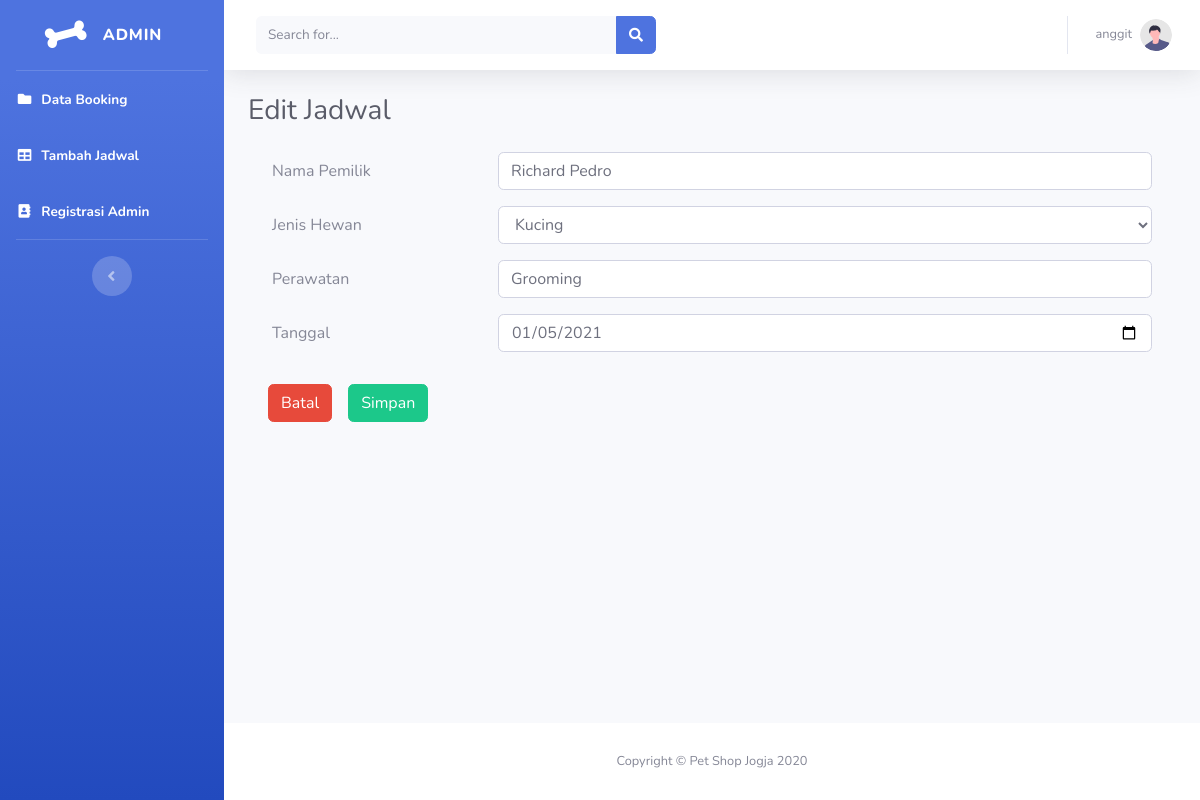
Screenshot of /petshop/edit.php?id=8 (signed in) with the database file from the repository.
### tables this page shows
CREATE TABLE `jadwal` (
  `id` int(11) NOT NULL,
  `pemilik` varchar(35) NOT NULL,
  `hewan` varchar(35) NOT NULL,
  `perawatan` varchar(50) NOT NULL,
  `tanggal` date NOT NULL
);

### petshop/includes/functions.php (called while the page is built, shortened)
<?php
    $conn = mysqli_connect("localhost", "root", "", "pet_shop");
    function query($query){
        global $conn;
        $jadwal = mysqli_query($conn, $query);
        $result = [];
        while($row = mysqli_fetch_assoc($jadwal)){
            $result[] = $row;
        }
        return $result;
    }
?>

### petshop/edit.php (the view, shortened to what this page needs)
<?php
include('includes/functions.php');
include('includes/header.php');
include('includes/navbar.php');
include('includes/topbar.php');
$jadwal_id = $_GET["id"];
$jadwal = query("SELECT * FROM jadwal WHERE id = $jadwal_id")[0];
?>
<div class="container-fluid">
<div class="d-sm-flex align-items-center justify-content-between mb-4">
    <h1 class="h3 mb-0 pl-10 text-gray-800">Edit Jadwal</h1>
</div>
<div class="container">
<form action="#" method="post">
 		<div class="form-group row">
			<label class="col-md-3 col-form-label" for="pemilik">Nama Pemilik</label>
 			<div class="col-md" >
  				<input class="form-control" type="text" name="pemilik" id="pemilik" placeholder="Nama Pemilik Hewan" value="<?= $jadwal["pemilik"]; ?>" required>
 			</div>
         </div>
         <div class="form-group row">
	 		<label class="col-sm-3 col-form-label" for="hewan">Jenis Hewan</label>
	 		<div class="col-md">
				<select class="form-control" name="hewan" id="hewan">
				<option value="<?= $jadwal["hewan"]; ?>" ><?= $jadwal["hewan"]; ?></option>
	   		    </select>
           </div>
         </div>
         <div class="form-group row">
			<label class="col-md-3 col-form-label" for="perawatan">Perawatan</label>
 			<div class="col-md" >
  				<input class="form-control" type="text" name="perawatan" id="perawatan" placeholder="Tipe Perawatan" value="<?= $jadwal["perawatan"]; ?>" required>
            </div>
        </div>
        <div class="form-group row">
        <label class="col-md-3 col-form-label" for="tanggal">Tanggal</label>
            <div class="col-md" >
                <input class="form-control" type="date" name="tanggal" id="tanggal" placeholder="Tanggal Perawatan" value="<?= $jadwal["tanggal"]; ?>" required>
            </div>
        </div>
         <div class="form-group row">
            <a class="btn btn-danger ml-2 mt-3" id="batal" name="batal" href="index.php">Batal</a>
            <button class="btn btn-success ml-3 mt-3" id="simpan" name="simpan">Simpan</button>
        </div>
    </form>
</div>
</div>
</div>
<?php
include('includes/footer.php');
?>
</body>
</html>

### rows the page displays
jadwal: pemilik "Richard Pedro", hewan "Kucing", perawatan "Grooming", tanggal "01/05/2021"

### other values shown
$_SESSION["nama"] "anggit"
